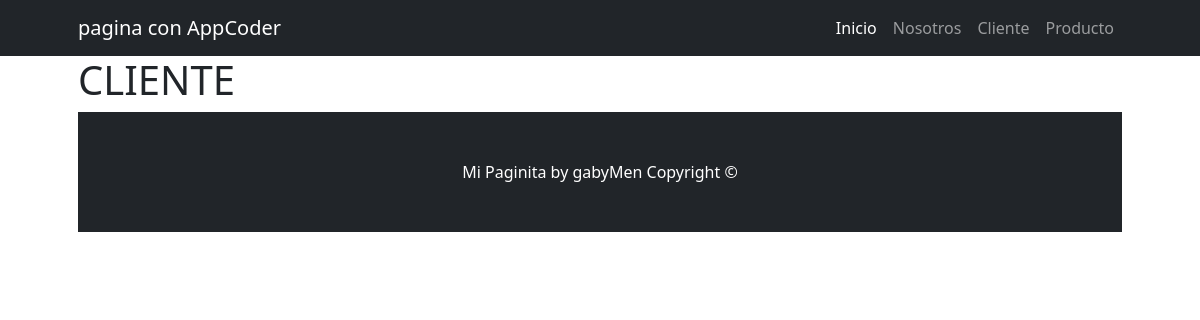
Page /cliente/ on the earlier database version.
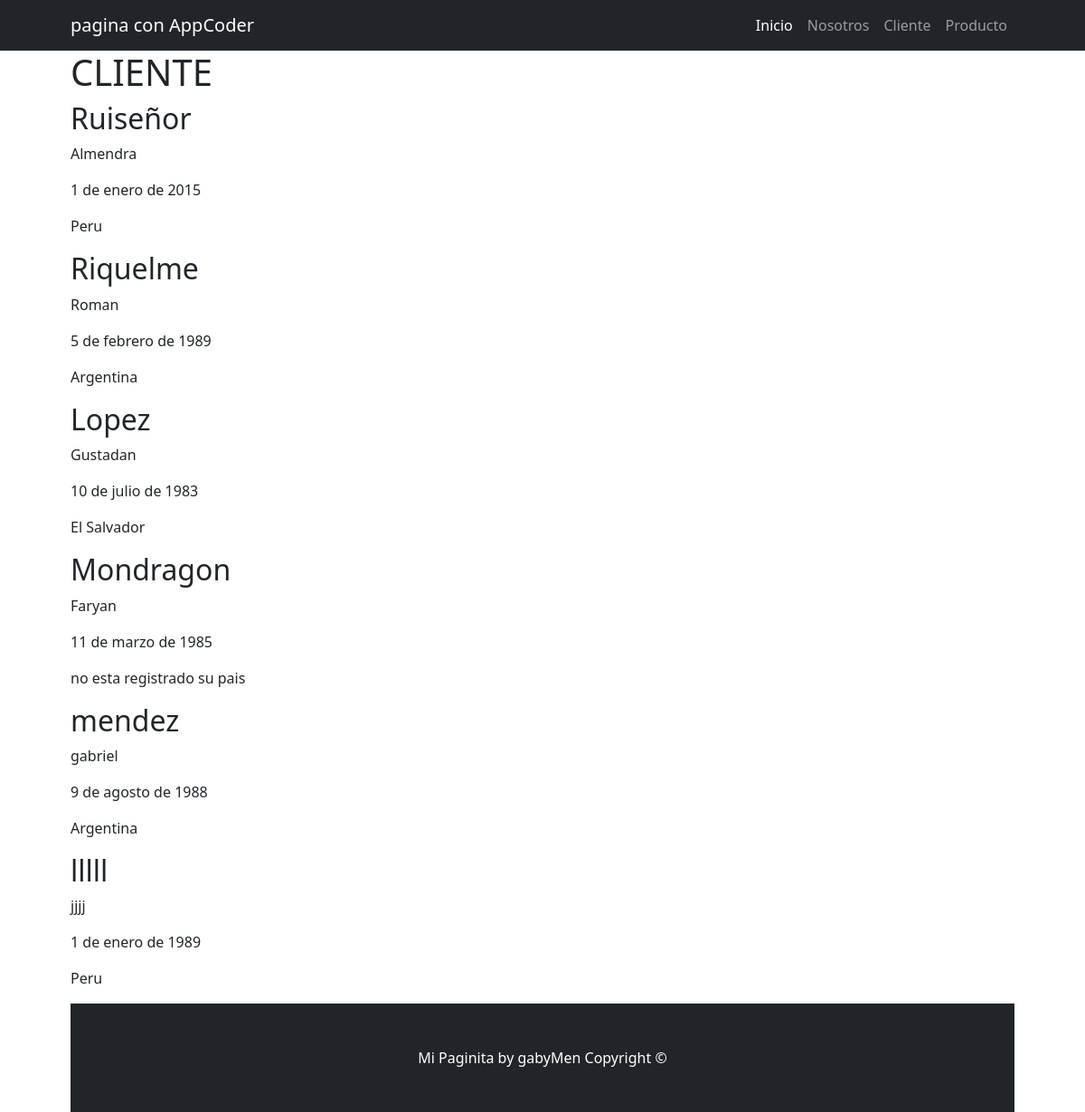
Same page on the later database version.
### cliente/models.py (models this page shows, shortened)
class Cliente(models.Model):
    nombre = models.CharField(max_length=100)
    apellido = models.CharField(max_length=100)
    sexo = models.CharField(max_length=100)
    nacimiento = models.DateField(null=True, blank=True)
    pais_origen = models.ForeignKey(Pais, on_delete=models.SET_NULL, null=True, blank=True)

class Pais(models.Model):
    nombre = models.CharField(max_length=100)
    def __str__(self):
        return self.nombre

### cliente/views.py (the view)
# urls.py: path("", views.home, name="index"),
def home(request):
    clientes = models.Cliente.objects.all()
    context = {"clientes": clientes}
    return render(request, "cliente/index.html", context)

### cliente/templates/cliente/index.html
{% extends 'core/base.html' %}
{% block contenido_titulo %}
    CLIENTE
{% endblock contenido_titulo %}
{% block contenido %}
    {% for cliente in clientes %}
       <h2>{{cliente.apellido}}</h2>
       <p>{{cliente.nombre}}</p>
       {% if  cliente.nacimiento %}
            <p>{{cliente.nacimiento}}</p>
       {% else %}
            <p>no esta registrado su fecha de naciemiento</p>
       {% endif %}
       {% if cliente.pais_origen %}
            <p>{{ cliente.pais_origen}}</p>
       {% else %}
            <p>no esta registrado su pais</p>
       {% endif %}
    {% endfor %}
{% endblock contenido %}

Differences in the rows shown:
added Cliente: apellido "Ruiseñor", nombre "Almendra", nacimiento "1 de enero de 2015", pais_origen "Peru"
added Cliente: apellido "Riquelme", nombre "Roman", nacimiento "5 de febrero de 1989", pais_origen "Argentina"
added Cliente: apellido "Lopez", nombre "Gustadan", nacimiento "10 de julio de 1983", pais_origen "El Salvador"
added Cliente: apellido "Mondragon", nombre "Faryan", nacimiento "11 de marzo de 1985", shows "no esta registrado su pais"
added Cliente: apellido "mendez", nombre "gabriel", nacimiento "9 de agosto de 1988", pais_origen "Argentina"
added Cliente: apellido "lllll", nombre "jjjj", nacimiento "1 de enero de 1989", pais_origen "Peru"
